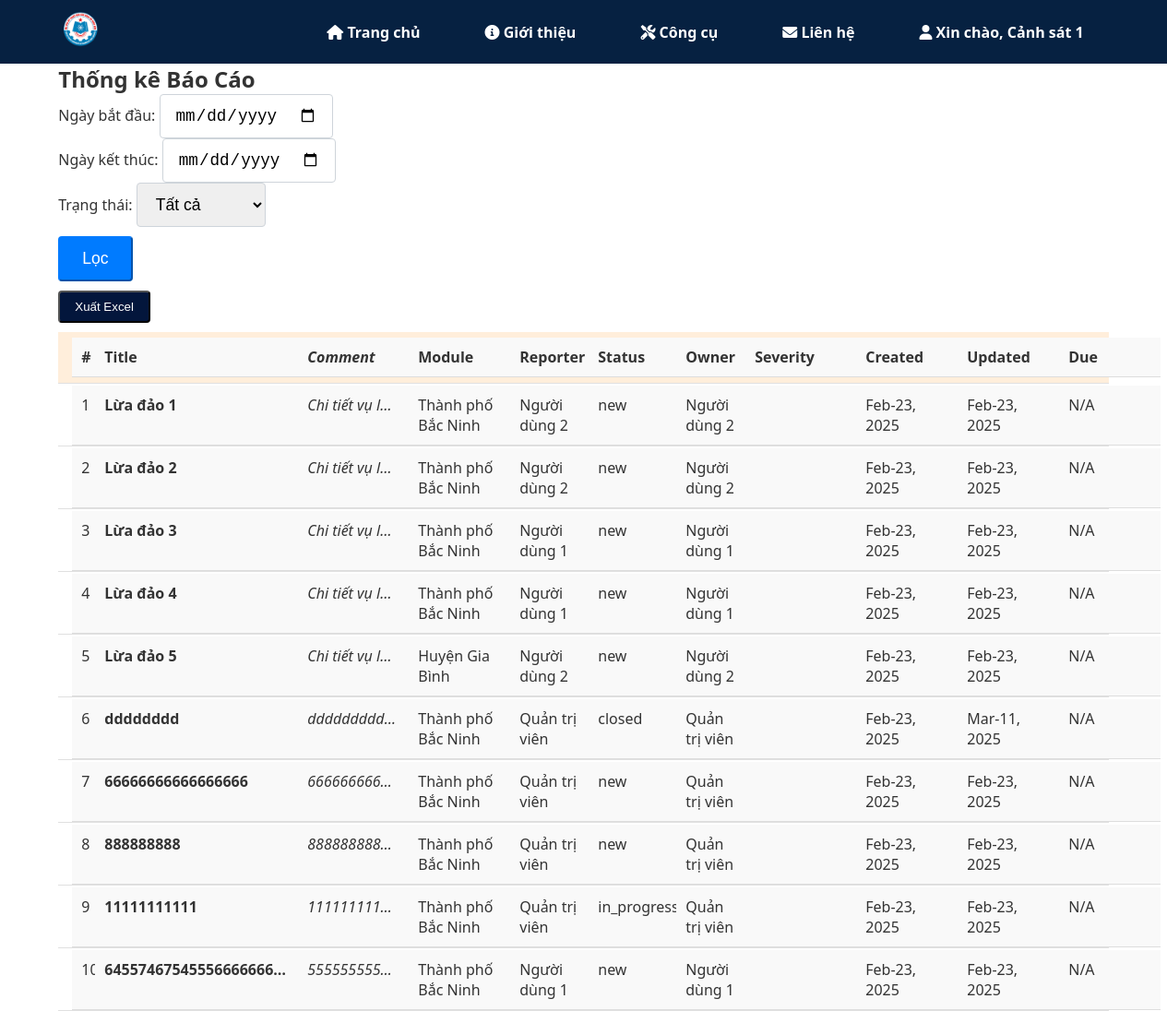
The app's page /reports/statistics (signed in), older data.
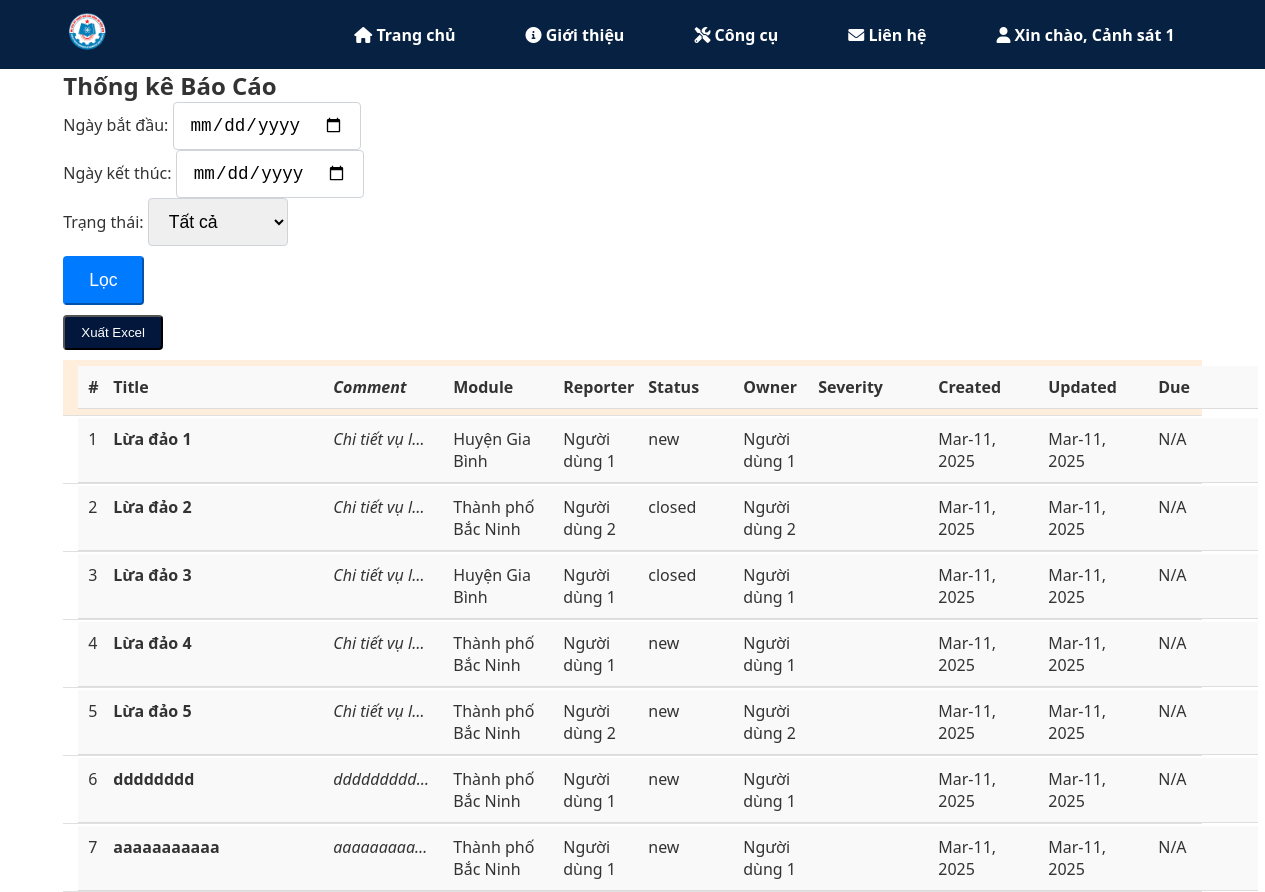
The same page, newer data.
### asrp/models.py (models this page shows, shortened)
class User(UserMixin, db.Model):
    __tablename__ = 'users'
    id = db.Column(db.Integer, primary_key=True)
    username = db.Column(db.String(64), index=True, unique=True)
    email = db.Column(db.String(120), index=True, unique=True)
    password_hash = db.Column(db.String(128))
    full_name = db.Column(db.String(150), nullable=False)
    phone_number = db.Column(db.String(20), nullable=False)
    role = db.Column(
        db.Enum('user', 'police_officer', 'admin'),
        default='user',
        nullable=False
    )
    unit_id = db.Column(db.Integer, db.ForeignKey('units.id'), nullable=True)
    date_joined = db.Column(db.DateTime, default=datetime.utcnow, nullable=False)
    is_active = db.Column(db.Boolean, default=True, nullable=False)
    personal_photo = db.Column(db.String(200), nullable=True)
    id_card_photo = db.Column(db.String(200), nullable=True)
    additional_info = db.Column(db.Text, nullable=True)
    verification_status = db.Column(
        db.Enum('pending', 'verified', 'rejected'),
        default='pending',
        nullable=False
    )
    reports = relationship('Report', foreign_keys='Report.user_id', back_populates='user')
    unit = db.relationship('Unit', backref='members', lazy='joined')
    authored_contents = db.relationship('Content', backref='author', lazy='dynamic')

class Report(db.Model):
    __tablename__ = 'reports'
    id = db.Column(db.Integer, primary_key=True)
    user_id = db.Column(db.Integer, db.ForeignKey('users.id'), nullable=False)
    area_id = db.Column(db.Integer, db.ForeignKey('areas.id'), nullable=False)
    title = db.Column(db.String(200), nullable=False)
    description = db.Column(db.Text, nullable=False)
    latitude = db.Column(db.Float, nullable=True)
    longitude = db.Column(db.Float, nullable=True)
    date_submitted = db.Column(db.DateTime, default=datetime.utcnow, nullable=False)
    status = db.Column(
        db.Enum('new', 'in_progress', 'closed', 'resolved'),
        default='new',
        nullable=False
    )
    assigned_officer_id = db.Column(db.Integer, db.ForeignKey('users.id'), nullable=True)
    created_at = db.Column(db.DateTime, default=datetime.utcnow, nullable=False)
    updated_at = db.Column(
        db.DateTime,
        default=datetime.utcnow,
        onupdate=datetime.utcnow,
        nullable=False
    )
    user = relationship('User', foreign_keys=[user_id], back_populates='reports')
    assigned_officer = db.relationship('User', foreign_keys=[assigned_officer_id])
    area = db.relationship(
        'Area',
        backref='reports',
        lazy='joined'
    )
    attachments = db.relationship('Attachment', backref='report', lazy='select')

class Area(db.Model):
    __tablename__ = 'areas'
    id = db.Column(db.Integer, primary_key=True)
    name = db.Column(db.String(150), nullable=False)
    description = db.Column(db.Text, nullable=True)

### asrp/blueprints/report/routes.py (the view, shortened to what this page needs)
@report_bp.route('/statistics', methods=['GET', 'POST'])
@login_required
def report_statistics():
    query = Report.query
    reports = query.all()
    total_reports = len(reports)
    reports_by_status = db.session.query(Report.status, func.count(Report.id)).group_by(Report.status).all()
    return render_template('report/statistics.html', reports=reports, total_reports=total_reports, reports_by_status=reports_by_status)

### asrp/templates/report/statistics.html (shortened to what this page needs)
{% extends "base.html" %}
{% block content %}
<div class="container mt-5">
    <h2 class="text-center mb-4">Thống kê Báo Cáo</h2>
    <form method="POST" action="{{ url_for('report.report_statistics') }}" class="mb-4">
        <div class="row justify-content-center">
            <div class="col-md-3">
                <div class="form-group">
                    <label for="start_date">Ngày bắt đầu:</label>
                    <input type="date" name="start_date" class="form-control styled-input">
                </div>
            </div>
            <div class="col-md-3">
                <div class="form-group">
                    <label for="end_date">Ngày kết thúc:</label>
                    <input type="date" name="end_date" class="form-control styled-input">
                </div>
            </div>
            <div class="col-md-3">
                <div class="form-group">
                    <label for="status">Trạng thái:</label>
                    <select name="status" class="form-control styled-input">
                        <option value="">Tất cả</option>
                    </select>
                </div>
            </div>
        </div>
        <div class="text-center">
            <button type="submit" class="btn btn-primary">Lọc</button>
        </div>
    </form>
    <div class="text-center mb-4">
        <form method="POST" action="{{ url_for('report.export_reports') }}">
            <button type="submit" class="btn btn-success">Xuất Excel</button>
        </form>
    </div>
    <div class="container-fluid statistics-table" style="margin-top: 10px">
        <div class="table-row header">
            <div class="column index">#</div>
            <div class="wrapper attributes">
                <div class="wrapper title-comment-module-reporter">
                    <div class="wrapper title-comment">
                        <div class="column title">Title</div>
                        <div class="column comment">Comment</div>
                    </div>
                    <div class="wrapper module-reporter">
                        <div class="column module">Module</div>
                        <div class="column reporter">Reporter</div>
                    </div>
                </div>
                <div class="wrapper status-owner-severity">
                    <div class="wrapper status-owner">
                        <div class="column status">Status</div>
                        <div class="column owner">Owner</div>
                    </div>
                    <div class="column severity">Severity</div>
                </div>
            </div>
            <div class="wrapper icons">
                <div title="Watch" class="column watch">
                </div>
                <div title="Add comment" class="column add-comment">
                </div>
            </div>
            <div class="wrapper dates">
                <div class="column date">Created</div>
                <div class="column date">Updated</div>
                <div class="column date">Due</div>
            </div>
        </div>
        {% for report in reports %}
        <div class="table-row">
            <div class="column index">{{ loop.index }}</div>
            <div class="wrapper attributes">
                <div class="wrapper title-comment-module-reporter">
                    <div class="wrapper title-comment">
                        <div class="column title">{{ report.title }}</div>
                        <div class="column comment">{{ report.description }}</div>
                    </div>
                    <div class="wrapper module-reporter">
                        <div class="column module">{{ report.area.name }}</div>
                        <div class="column reporter">{{ report.user.full_name }}</div>
                    </div>
                </div>
                <div class="wrapper status-owner-severity">
                    <div class="wrapper status-owner">
                        <div class="column status"><span class="label label-primary">{{ report.status }}</span></div>
                        <div class="column owner">{{ report.user.full_name }}</div>
                    </div>
                    <div class="column severity">{{ report.severity }}</div>
                </div>
            </div>
            <div class="wrapper icons">
                <div class="column watch"></div>
                <div class="column add-comment"></div>
            </div>
            <div class="wrapper dates">
                <div class="column date">{{ report.date_submitted.strftime('%b-%d, %Y') }}</div>
                <div class="column date">{{ report.updated_at.strftime('%b-%d, %Y') }}</div>
                <div class="column date">{{ report.due_date.strftime('%b-%d, %Y') if report.due_date else 'N/A' }}</div>
            </div>
        </div>
        {% endfor %}
    </div>
</div>
{% endblock %}

### asrp/templates/base.html (shortened to what this page needs)
<!DOCTYPE html>
<html lang="vi">
<head>
  <link rel="stylesheet" href="https://cdnjs.cloudflare.com/ajax/libs/font-awesome/6.0.0/css/all.min.css" />
  <link rel="stylesheet" href="{{ url_for('static', filename='css/main.css') }}">
  <link rel="stylesheet" href="https://cdn.jsdelivr.net/npm/sweetalert2@11/dist/sweetalert2.min.css">
  <link rel="stylesheet" href="{{ url_for('static', filename='css/check_info.css') }}">
</head>
<body>
  <header class="header">
    <div class="container header-container">
      <div class="logo">
        <a href="{{ url_for('main.index') }}">
          <img src="{{ url_for('static', filename='images/logo.png') }}" alt="Logo" class="logo-img" />
        </a>
      </div>
      <nav class="navbar">
        <ul>
          <li>
            <a href="{{ url_for('main.index') }}">
              <i class="fas fa-home"></i>  Trang chủ
            </a>
          </li>
          <li>
            <a href="#">
              <i class="fas fa-info-circle"></i>  Giới thiệu
            </a>
          </li>
          <li>
            <a href="#">
              <i class="fas fa-tools"></i>  Công cụ
            </a>
          </li>
          <li>
            <a href="#">
              <i class="fas fa-envelope"></i>  Liên hệ
            </a>
          </li>
          {% if current_user.is_authenticated %}
            <li class="dropdown">
              <a href="#" class="dropdown-toggle">
                <i class="fas fa-user"></i>  Xin chào, {{ current_user.full_name }}
              </a>
            </li>
          {% endif %}
        </ul>
      </nav>
    </div>
  </header>
  {% block content %}{% endblock %}
</body>
</html>

### asrp/static/css/main.css (style rules this page uses)
* { margin: 0; padding: 0; box-sizing: border-box; }
html, body { height: 100%; margin: 0; display: flex; flex-direction: column; }
body { font-family: system-ui, -apple-system, BlinkMacSystemFont, "Segoe UI", Roboto, Oxygen, Ubuntu, Cantarell, "Open Sans", "Helvetica Neue", sans-serif; color: #333; background-color: #FFFFFF; flex: 1; }
.container { max-width: 1200px; margin: 0 auto; width: 90%; }
.header { background-color: #062141; padding: 0.75rem 0; position: -webkit-sticky; position: sticky; top: 0; z-index: 1000; }
.header-container { display: flex; align-items: center; justify-content: space-between; }
.header .navbar ul { display: flex; list-style: none; margin: 0; padding: 0; }
.header .navbar ul li { margin: 0 15px; position: relative; }
.header .navbar ul li a { text-decoration: none; color: #fff; font-weight: bold; transition: color 0.3s; }
.logo-img { height: 40px; }
.navbar ul { list-style: none; display: flex; gap: 1rem; }
.navbar ul li a { text-decoration: none; color: #fff; font-weight: 500; padding: 0.5rem 0.75rem; transition: background-color 0.3s; }
.btn { display: inline-block; background-color: #03163c; color: #fff; text-decoration: none; padding: 0.5rem 1rem; border-radius: 4px; transition: background-color 0.3s; }
.btn-primary, .btn-success { margin-top: 10px; }
.statistics-table .table-row { display: flex; flex-direction: row; flex-wrap: no-wrap; width: 100%; padding-left: 15px; padding-right: 15px; border-bottom: 1px solid #e0e0e0; padding-top: 2px; }
.statistics-table .table-row.header { background-color: #FFEEDB; font-weight: bold; padding-top: 6px; padding-bottom: 6px; }
.statistics-table .wrapper { display: flex; flex-direction: row; }
.statistics-table .column { flex-grow: 0; flex-shrink: 0; vertical-align: top; }
.statistics-table .index { width: 25px; text-align: center; }
.statistics-table .title { width: 220px; font-weight: bold; color: #337AB5; }
.statistics-table .comment { width: 120px; font-style: italic; }
.statistics-table .module { width: 110px; }
.statistics-table .reporter { width: 85px; color: #999999; }
.statistics-table .status { width: 95px; }
.statistics-table .owner { width: 75px; }
.statistics-table .severity { width: 80px; }
.statistics-table .watch, .statistics-table .add-comment { width: 18px; }
.statistics-table .date { width: 110px; text-align: right; padding-right: 4px; }
.statistics-table .title, .statistics-table .comment { flex-grow: 1; overflow: hidden; white-space: nowrap; text-overflow: ellipsis; padding-right: 4px; }
.styled-input { border: 1px solid #ced4da; border-radius: 4px; padding: 0.375rem 0.75rem; transition: border-color 0.15s ease-in-out, box-shadow 0.15s ease-in-out; }
.form-control { border-radius: 4px; padding: 0.5rem; border: 1px solid #ced4da; transition: border-color 0.15s ease-in-out, box-shadow 0.15s ease-in-out; }
.btn-primary { background-color: #007bff; border-color: #007bff; transition: background-color 0.15s ease-in-out, border-color 0.15s ease-in-out; }
.styled-input { border: 1px solid #ced4da; border-radius: 4px; padding: 0.75rem 1rem; font-size: 1.1rem; transition: border-color 0.15s ease-in-out, box-shadow 0.15s ease-in-out; }
.btn-primary { background-color: #007bff; border-color: #007bff; transition: background-color 0.15s ease-in-out, border-color 0.15s ease-in-out; font-size: 1.1rem; padding: 0.75rem 1.5rem; }
.statistics-table .column { padding: 10px; text-align: left; color: #333; background-color: #f9f9f9; border-bottom: 1px solid #ddd; }

Row changes from the older to the newer data that the page shows:
removed Report: title "66666666666666666", description "666666666…", area.name "Thành phố Bắc Ninh", user.full_name "Quản trị viên", status "new", date_submitted "Feb-23, 2025", updated_at "Feb-23, 2025", due_date "N/A"
removed Report: title "888888888", description "888888888…", area.name "Thành phố Bắc Ninh", user.full_name "Quản trị viên", status "new", date_submitted "Feb-23, 2025", updated_at "Feb-23, 2025", due_date "N/A"
removed Report: title "11111111111", description "111111111…", area.name "Thành phố Bắc Ninh", user.full_name "Quản trị viên", status "in_progress", date_submitted "Feb-23, 2025", updated_at "Feb-23, 2025", due_date "N/A"
removed Report: title "64557467545556666666…", description "555555555…", area.name "Thành phố Bắc Ninh", user.full_name "Người dùng 1", status "new", date_submitted "Feb-23, 2025", updated_at "Feb-23, 2025", due_date "N/A"
changed Report "Lừa đảo 1": area.name "Thành phố Bắc Ninh" → "Huyện Gia Bình"; user.full_name "Người dùng 2" → "Người dùng 1"; date_submitted "Feb-23, 2025" → "Mar-11, 2025"; updated_at "Feb-23, 2025" → "Mar-11, 2025"
changed Report "Lừa đảo 2": status "new" → "closed"; date_submitted "Feb-23, 2025" → "Mar-11, 2025"; updated_at "Feb-23, 2025" → "Mar-11, 2025"
changed Report "Lừa đảo 3": area.name "Thành phố Bắc Ninh" → "Huyện Gia Bình"; status "new" → "closed"; date_submitted "Feb-23, 2025" → "Mar-11, 2025"; updated_at "Feb-23, 2025" → "Mar-11, 2025"
changed Report "Lừa đảo 4": date_submitted "Feb-23, 2025" → "Mar-11, 2025"; updated_at "Feb-23, 2025" → "Mar-11, 2025"
changed Report "Lừa đảo 5": area.name "Huyện Gia Bình" → "Thành phố Bắc Ninh"; date_submitted "Feb-23, 2025" → "Mar-11, 2025"; updated_at "Feb-23, 2025" → "Mar-11, 2025"
changed Report "dddddddd": user.full_name "Quản trị viên" → "Người dùng 1"; status "closed" → "new"; date_submitted "Feb-23, 2025" → "Mar-11, 2025"
added Report: title "aaaaaaaaaaa", description "aaaaaaaaa…", area.name "Thành phố Bắc Ninh", user.full_name "Người dùng 1", status "new", date_submitted "Mar-11, 2025", updated_at "Mar-11, 2025", due_date "N/A"
